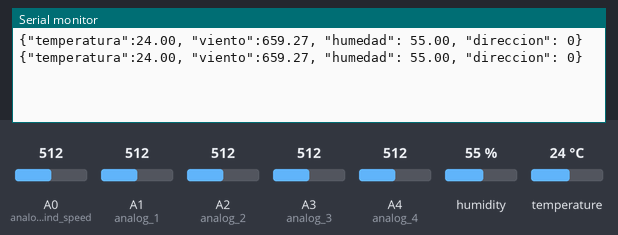
Bench run of a sketch on a simulated Arduino Uno, built with avr-gcc and run on an emulated ATmega328P. On the bench: the last lines printed to the serial monitor. Inputs (shaded band) come from the test bench; at power-on: humidity 55 %, A0 (analog_wind_speed) = 512, temperature 24 °C, A1 (analog_1) = 512, A2 (analog_2) = 512, A3 (analog_3) = 512, A4 (analog_4) = 512.

Above: at 2.8 s.
2.9 s: humidity set to 22 %
At 4.3 s:
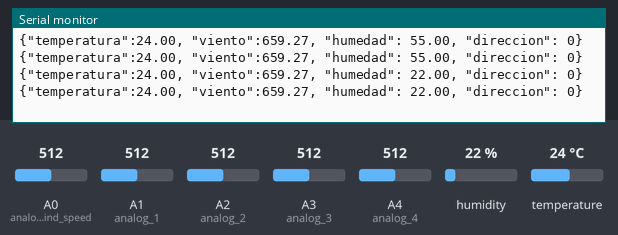
4.4 s: A0 (analog_wind_speed) set to 716
At 5.7 s:
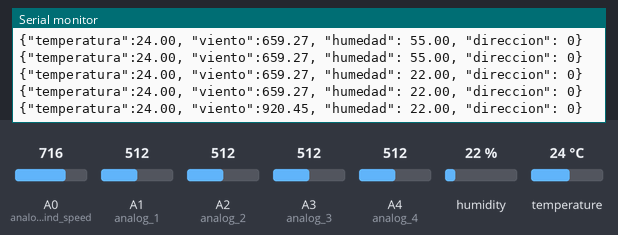
5.9 s: temperature set to 12 °C
At 7.0 s:
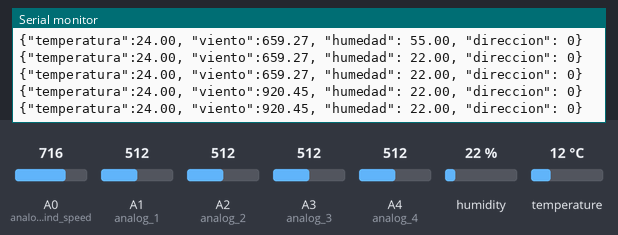
7.4 s: A0 (analog_wind_speed) set to 992
At 8.7 s:
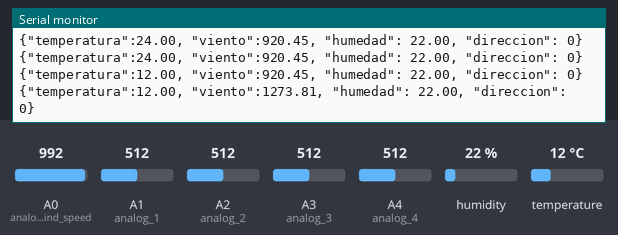
8.9 s: humidity set to 40 %
At 10.0 s:
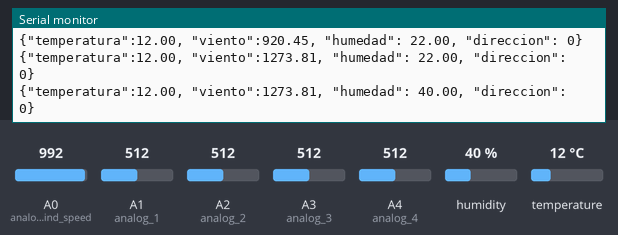
Timing chart, 0 to 11.4 s (numbered marks = the images above; inputs shaded):
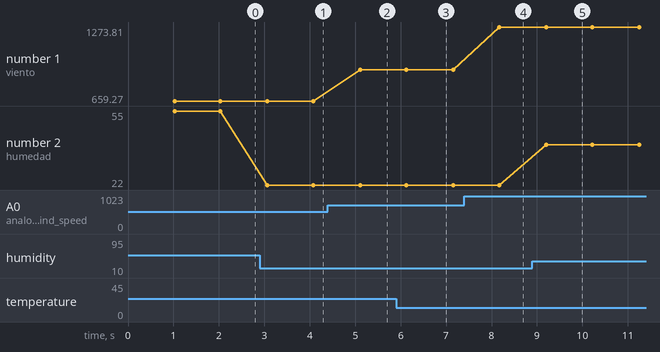

The sketch:

Estacion.ino
```cpp
#include "DHT.h"

#define DHTPIN 7     // Pin donde está conectado el sensor

#define DHTTYPE DHT11   // Descomentar si se usa el DHT 11
//#define DHTTYPE DHT22   // Sensor DHT22

DHT dht(DHTPIN, DHTTYPE);
float wind_speed = 0;
float wind_conversion = 169.0/132; // 1.60934 (Millas to Km) * 3.3544 (Slope of wind formula) * (5.0 / 1023) (read analog voltage)
int analog_wind_speed = A0;
int analog_1 = A1;
int analog_2 = A2;
int analog_3 = A3;
int analog_4 = A4;
int grados = -1;

void setup() {
  Serial.begin(9600);
  dht.begin();
  pinMode(analog_wind_speed, INPUT);
  pinMode(analog_1, INPUT);
  pinMode(analog_2, INPUT);
  pinMode(analog_3, INPUT);
  pinMode(analog_4, INPUT);
}
void loop() {
  delay(1000);

  int dir_1  = analogRead(analog_1);
  int dir_2  = analogRead(analog_2);
  int dir_3  = analogRead(analog_3);
  int dir_4  = analogRead(analog_4);

  if(dir_1 > 10){
    grados = 0;
  }else if(dir_2 > 10){
    grados = 90;
  }else if(dir_3 > 10){
    grados = 180;
  }else if(dir_4 > 10){
    grados = 270;
  }else{
    grados = -1;
  }

  //Serial.println(grados);
  int voltage = analogRead(analog_wind_speed);
  wind_speed = (voltage * wind_conversion + 3.753);// *  1.60934;
  if(wind_speed == 3.753){
    wind_speed = 0;
  }

  float h = dht.readHumidity(); //Leemos la Humedad
  float t = dht.readTemperature(); //Leemos la temperatura en grados Celsius
  float f = dht.readTemperature(true); //Leemos la temperatura en grados Fahrenheit

  String coso = "{\"temperatura\":"+ String(t)+ ", \"viento\":" + wind_speed + ", \"humedad\": " + String(h) + ", \"direccion\": " + String(grados) + "}";
  //--------Enviamos las lecturas por el puerto serial-------------
  Serial.println(coso);
}
```

Measured:
- after the input at 2.9 s, the serial monitor: prints a new line after 0.17 s (image 1)
- after the input at 4.4 s, the serial monitor: prints a new line after 0.71 s (image 2)
- after the input at 7.4 s, the serial monitor: prints a new line after 0.77 s (image 4)
- after the input at 8.9 s, the serial monitor: prints a new line after 0.30 s (image 5)
- plotted number 1: 659.27 → 920.45 after the input at 4.4 s, 920.45 → 1273.81 after the input at 7.4 s
- plotted number 2: 55 → 22 after the input at 2.9 s, 22 → 40 after the input at 8.9 s
